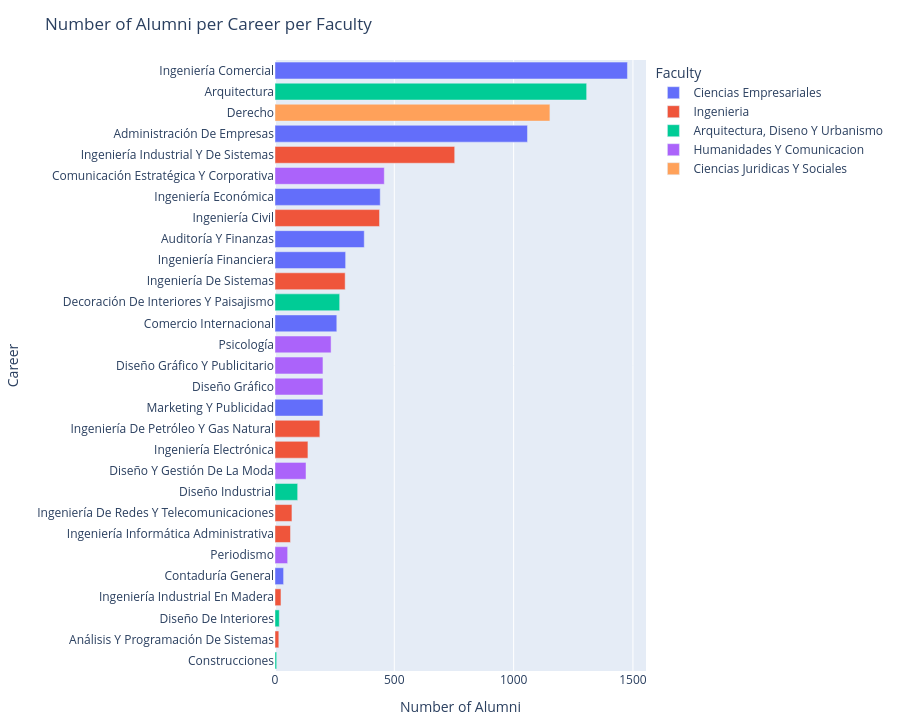

The cell this chart's notebook holds for it:
### Code cell
import plotly.express as px

career_faculty_counts = (
    alumni_df.groupby(['career', 'faculty'])
    .size()
    .reset_index(name='count')
)

fig = px.bar(
    career_faculty_counts,
    x='count',
    y='career',
    color='faculty',
    orientation='h',
    labels={'count': 'Number of Alumni', 'career': 'Career', 'faculty': 'Faculty'},
    title='Number of Alumni per Career per Faculty',
    height=25 * career_faculty_counts["career"].nunique() if career_faculty_counts["career"].nunique() < 40 else 1000
)

fig.update_layout(
    yaxis={'categoryorder':'total ascending'},
    margin=dict(l=200, r=20, t=60, b=40)
)
fig.update_traces(
    hovertemplate='<b>%{y}</b><br>Faculty: %{marker.color}<br>Alumni: %{x}<extra></extra>'
)
fig.show()

### Figure 1 — Plotly figure (JSON) as saved in the notebook; plotly's stock layout.template omitted (floating-point values rounded to 4 significant figures)
{"data": [{"hovertemplate": "<b>%{y}</b><br>Faculty: %{marker.color}<br>Alumni: %{x}<extra></extra>", "legendgroup": "Ciencias Empresariales", "marker": {"color": "#636efa", "pattern": {"shape": ""}}, "name": "Ciencias Empresariales", "orientation": "h", "showlegend": true, "textposition": "auto", "type": "bar", "x": [1058, 374, 259, 36, 1477, 441, 296, 201], "xaxis": "x", "y": ["Administración De Empresas", "Auditoría Y Finanzas", "Comercio Internacional", "Contaduría General", "Ingeniería Comercial", "Ingeniería Económica", "Ingeniería Financiera", "Marketing Y Publicidad"], "yaxis": "y"}, {"hovertemplate": "<b>%{y}</b><br>Faculty: %{marker.color}<br>Alumni: %{x}<extra></extra>", "legendgroup": "Ingenieria", "marker": {"color": "#EF553B", "pattern": {"shape": ""}}, "name": "Ingenieria", "orientation": "h", "showlegend": true, "textposition": "auto", "type": "bar", "x": [16, 438, 188, 71, 294, 138, 25, 753, 65], "xaxis": "x", "y": ["Análisis Y Programación De Sistemas", "Ingeniería Civil", "Ingeniería De Petróleo Y Gas Natural", "Ingeniería De Redes Y Telecomunicaciones", "Ingeniería De Sistemas", "Ingeniería Electrónica", "Ingeniería Industrial En Madera", "Ingeniería Industrial Y De Sistemas", "Ingeniería Informática Administrativa"], "yaxis": "y"}, {"hovertemplate": "<b>%{y}</b><br>Faculty: %{marker.color}<br>Alumni: %{x}<extra></extra>", "legendgroup": "Arquitectura, Diseno Y Urbanismo", "marker": {"color": "#00cc96", "pattern": {"shape": ""}}, "name": "Arquitectura, Diseno Y Urbanismo", "orientation": "h", "showlegend": true, "textposition": "auto", "type": "bar", "x": [1306, 7, 271, 18, 95], "xaxis": "x", "y": ["Arquitectura", "Construcciones", "Decoración De Interiores Y Paisajismo", "Diseño De Interiores", "Diseño Industrial"], "yaxis": "y"}, {"hovertemplate": "<b>%{y}</b><br>Faculty: %{marker.color}<br>Alumni: %{x}<extra></extra>", "legendgroup": "Humanidades Y Comunicacion", "marker": {"color": "#ab63fa", "pattern": {"shape": ""}}, "name": "Humanidades Y Comunicacion", "orientation": "h", "showlegend": true, "textposition": "auto", "type": "bar", "x": [458, 201, 201, 130, 53, 235], "xaxis": "x", "y": ["Comunicación Estratégica Y Corporativa", "Diseño Gráfico", "Diseño Gráfico Y Publicitario", "Diseño Y Gestión De La Moda", "Periodismo", "Psicología"], "yaxis": "y"}, {"hovertemplate": "<b>%{y}</b><br>Faculty: %{marker.color}<br>Alumni: %{x}<extra></extra>", "legendgroup": "Ciencias Juridicas Y Sociales", "marker": {"color": "#FFA15A", "pattern": {"shape": ""}}, "name": "Ciencias Juridicas Y Sociales", "orientation": "h", "showlegend": true, "textposition": "auto", "type": "bar", "x": [1152], "xaxis": "x", "y": ["Derecho"], "yaxis": "y"}], "layout": {"barmode": "relative", "height": 725, "legend": {"title": {"text": "Faculty"}, "tracegroupgap": 0}, "margin": {"b": 40, "l": 200, "r": 20, "t": 60}, "title": {"text": "Number of Alumni per Career per Faculty"}, "xaxis": {"anchor": "y", "domain": [0, 1], "title": {"text": "Number of Alumni"}}, "yaxis": {"anchor": "x", "categoryorder": "total ascending", "domain": [0, 1], "title": {"text": "Career"}}}}
